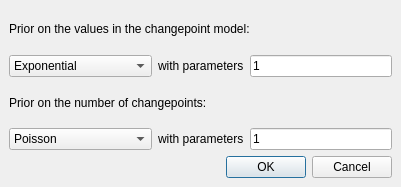
<ui version="4.0" >
 <class>EditPrior</class>
 <widget class="QDialog" name="EditPrior" >
  <property name="geometry" >
   <rect>
    <x>0</x>
    <y>0</y>
    <width>401</width>
    <height>187</height>
   </rect>
  </property>
  <property name="windowTitle" >
   <string>Dialog</string>
  </property>
  <layout class="QGridLayout" >
   <property name="leftMargin" >
    <number>9</number>
   </property>
   <property name="topMargin" >
    <number>9</number>
   </property>
   <property name="rightMargin" >
    <number>9</number>
   </property>
   <property name="bottomMargin" >
    <number>9</number>
   </property>
   <property name="horizontalSpacing" >
    <number>6</number>
   </property>
   <property name="verticalSpacing" >
    <number>6</number>
   </property>
   <item row="0" column="0" >
    <layout class="QGridLayout" >
     <property name="leftMargin" >
      <number>0</number>
     </property>
     <property name="topMargin" >
      <number>0</number>
     </property>
     <property name="rightMargin" >
      <number>0</number>
     </property>
     <property name="bottomMargin" >
      <number>0</number>
     </property>
     <property name="horizontalSpacing" >
      <number>6</number>
     </property>
     <property name="verticalSpacing" >
      <number>6</number>
     </property>
     <item row="3" column="0" >
      <widget class="QComboBox" name="numType" >
       <property name="sizePolicy" >
        <sizepolicy vsizetype="Fixed" hsizetype="Expanding" >
         <horstretch>0</horstretch>
         <verstretch>0</verstretch>
        </sizepolicy>
       </property>
       <item>
        <property name="text" >
         <string>Poisson</string>
        </property>
       </item>
      </widget>
     </item>
     <item row="4" column="0" colspan="3" >
      <widget class="QDialogButtonBox" name="buttonBox" >
       <property name="orientation" >
        <enum>Qt::Horizontal</enum>
       </property>
       <property name="standardButtons" >
        <set>QDialogButtonBox::Cancel|QDialogButtonBox::NoButton|QDialogButtonBox::Ok</set>
       </property>
      </widget>
     </item>
     <item row="1" column="0" >
      <widget class="QComboBox" name="valType" >
       <property name="sizePolicy" >
        <sizepolicy vsizetype="Fixed" hsizetype="Expanding" >
         <horstretch>0</horstretch>
         <verstretch>0</verstretch>
        </sizepolicy>
       </property>
       <item>
        <property name="text" >
         <string>Exponential</string>
        </property>
       </item>
      </widget>
     </item>
     <item row="1" column="2" >
      <widget class="QLineEdit" name="valParam" >
       <property name="text" >
        <string>1</string>
       </property>
      </widget>
     </item>
     <item row="0" column="0" colspan="3" >
      <widget class="QLabel" name="label" >
       <property name="text" >
        <string>Prior on the values in the changepoint model:</string>
       </property>
      </widget>
     </item>
     <item row="3" column="1" >
      <widget class="QLabel" name="label_4" >
       <property name="text" >
        <string>with parameters</string>
       </property>
      </widget>
     </item>
     <item row="3" column="2" >
      <widget class="QLineEdit" name="numParam" >
       <property name="text" >
        <string>1</string>
       </property>
      </widget>
     </item>
     <item row="2" column="0" colspan="3" >
      <widget class="QLabel" name="label_3" >
       <property name="text" >
        <string>Prior on the number of changepoints:</string>
       </property>
      </widget>
     </item>
     <item row="1" column="1" >
      <widget class="QLabel" name="label_2" >
       <property name="text" >
        <string>with parameters</string>
       </property>
      </widget>
     </item>
    </layout>
   </item>
  </layout>
 </widget>
 <resources/>
 <connections/>
</ui>
